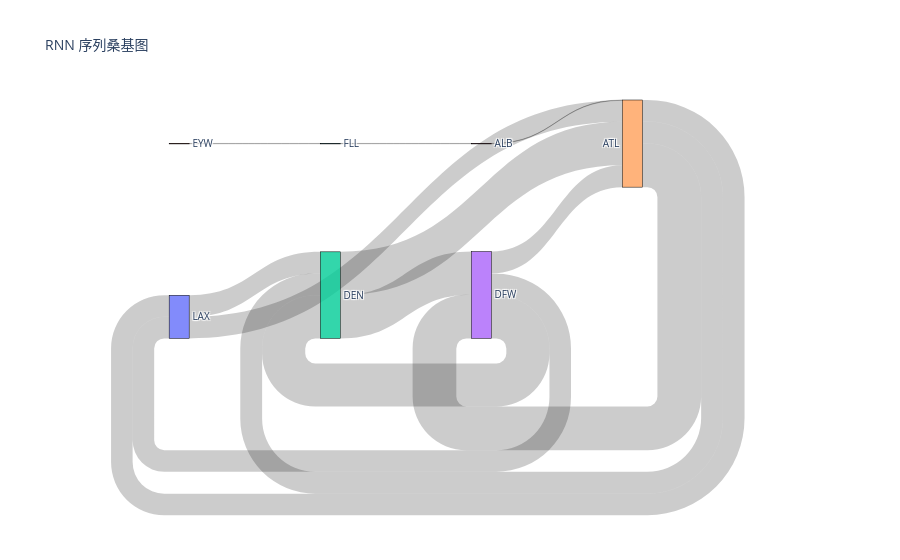
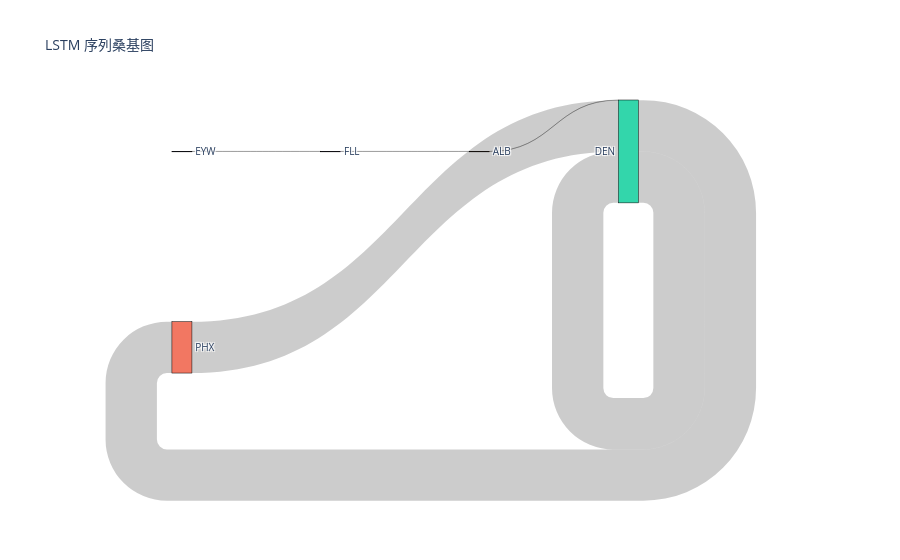

Here is the notebook cell these charts were saved with, in order:
### Code cell
import plotly.graph_objects as go
from collections import Counter

def read_sequence(filename):
    with open(filename, "r", encoding="utf-8") as f:
        return f.read().strip().split()

def build_sankey_data(sequence):
    links = Counter((sequence[i], sequence[i+1]) for i in range(len(sequence) - 1))
    label_list = list(set(sequence))
    label_map = {k: i for i, k in enumerate(label_list)}
    sources, targets, values = [], [], []
    for (src, tgt), val in links.items():
        sources.append(label_map[src])
        targets.append(label_map[tgt])
        values.append(val)
    return label_list, sources, targets, values

def plot_sankey(label_list, sources, targets, values, title):
    fig = go.Figure(data=[go.Sankey(
        node=dict(
            pad=15,
            thickness=20,
            line=dict(color="black", width=0.5),
            label=label_list,
        ),
        link=dict(
            source=sources,
            target=targets,
            value=values,
        )
    )])
    fig.update_layout(title_text=title, font_size=10)
    fig.show()

# RNN 序列桑基图
rnn_seq = read_sequence("./output/rnn_seq3_1000pred.txt")
label_rnn, src_rnn, tgt_rnn, val_rnn = build_sankey_data(rnn_seq)
plot_sankey(label_rnn, src_rnn, tgt_rnn, val_rnn, "RNN 序列桑基图")

# LSTM 序列桑基图
lstm_seq = read_sequence("./output/lstm_seq3_1000pred.txt")
label_lstm, src_lstm, tgt_lstm, val_lstm = build_sankey_data(lstm_seq)
plot_sankey(label_lstm, src_lstm, tgt_lstm, val_lstm, "LSTM 序列桑基图")

### Figure 1 — Plotly figure (JSON) as saved in the notebook; plotly's stock layout.template omitted (floating-point values rounded to 4 significant figures)
{"data": [{"link": {"source": [1, 5, 6, 4, 2, 4, 3, 3, 2, 3, 0, 4, 0], "target": [5, 6, 4, 2, 4, 3, 4, 2, 3, 0, 4, 0, 2], "value": [1, 1, 1, 72, 143, 144, 72, 142, 142, 71, 71, 71, 71]}, "node": {"label": ["LAX", "EYW", "DEN", "DFW", "ATL", "FLL", "ALB"], "line": {"color": "black", "width": 0.5}, "pad": 15, "thickness": 20}, "type": "sankey"}], "layout": {"font": {"size": 10}, "title": {"text": "RNN 序列桑基图"}}}

### Figure 2 — Plotly figure (JSON) as saved in the notebook; plotly's stock layout.template omitted (floating-point values rounded to 4 significant figures)
{"data": [{"link": {"source": [0, 3, 4, 2, 1, 2], "target": [3, 4, 2, 1, 2, 2], "value": [1, 1, 1, 333, 333, 333]}, "node": {"label": ["EYW", "PHX", "DEN", "FLL", "ALB"], "line": {"color": "black", "width": 0.5}, "pad": 15, "thickness": 20}, "type": "sankey"}], "layout": {"font": {"size": 10}, "title": {"text": "LSTM 序列桑基图"}}}
